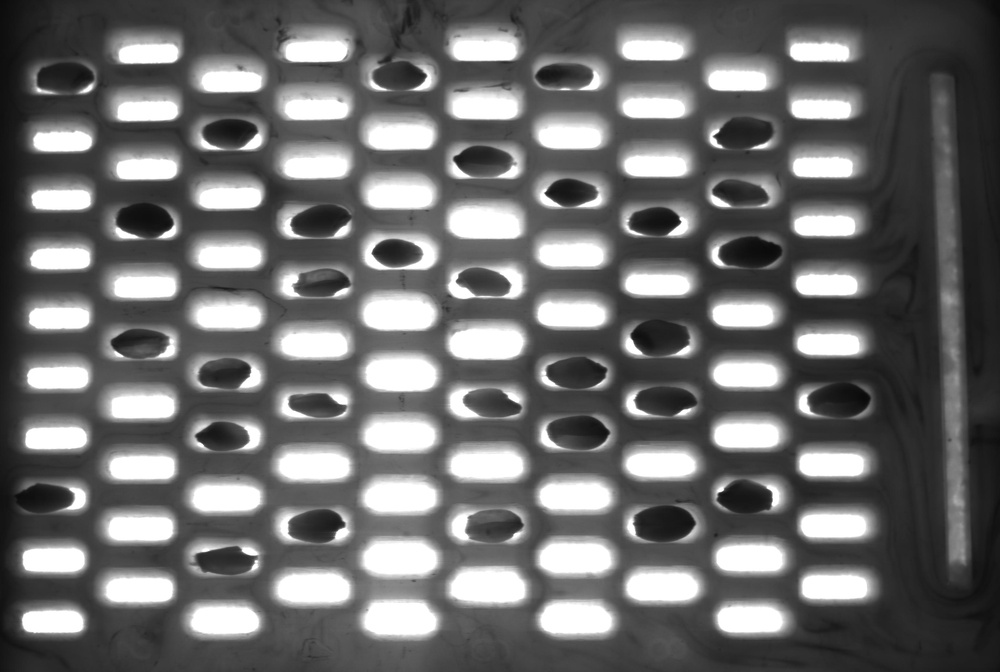
#> input picture image670.jpg, 1000 x 672 px, shrunk from 3096 x 2080 before the run
$ python -i compute_mask_metrics.py   (imports and definitions only)
#> lines starting #> are read from the running program, lines starting #| are printed output that depends on the picture; after the words box and inside, x2 and y2 are one past the last pixel; in counts of white or black regions, pixels touching at a corner belong together
from __future__ import annotations

from dataclasses import dataclass
from pathlib import Path
from typing import Optional, Tuple

import cv2
import numpy as np


@dataclass
class ShapeMetrics:
    area_px2: float
    perimeter_px: float
    length_px: float
    width_px: float
    farthest_points_xy: Tuple[Tuple[float, float], Tuple[float, float]]  # (A, B)
    width_points_xy: Tuple[Tuple[float, float], Tuple[float, float]]    # (W1, W2)
    center_xy: Tuple[float, float]


def _load_binary_mask(mask_path: str | Path, threshold: int = 127) -> np.ndarray:
#> called with mask_path = 'image670.jpg', threshold = 127
    mask_path = Path(mask_path)
    m = cv2.imread(str(mask_path), cv2.IMREAD_GRAYSCALE)
#> m is the input picture: shape (672, 1000); min 9, max 255, mean 108.8
    if m is None:
        raise FileNotFoundError(f"Could not read mask: {mask_path}")
    _, bw = cv2.threshold(m, threshold, 255, cv2.THRESH_BINARY)
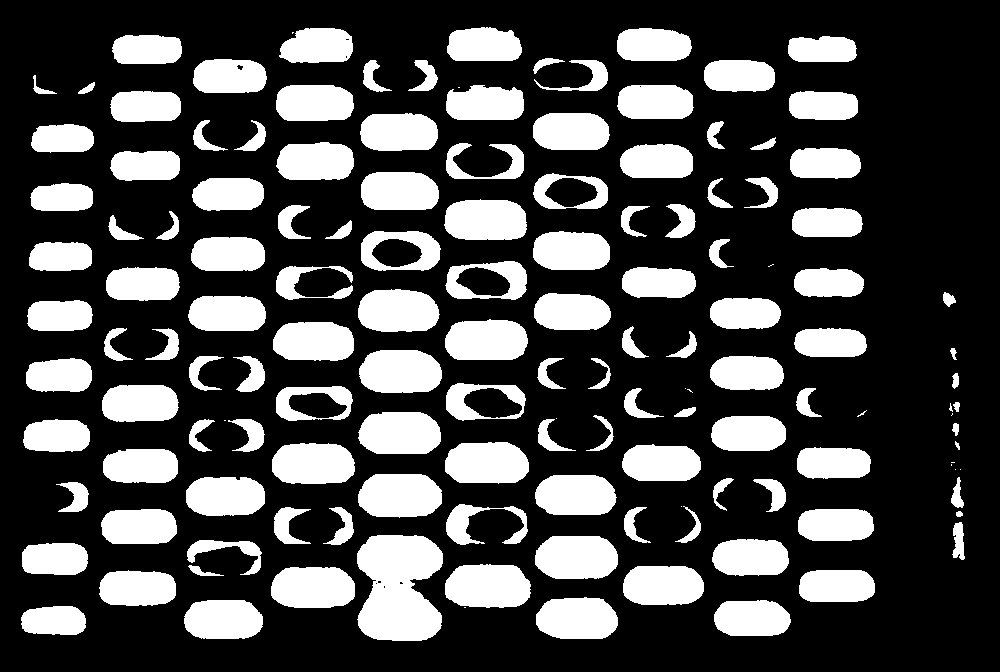
#> bw: shape (672, 1000); 28.5% white; 144 white regions (16 under 20 px)
    return bw


def _largest_external_contour(binary_mask: np.ndarray) -> np.ndarray:
    contours, _ = cv2.findContours(binary_mask, cv2.RETR_EXTERNAL, cv2.CHAIN_APPROX_NONE)
#> contours = 144 contours, 17 with area under 20; largest, box (x1, y1, x2, y2) and area: (357, 535, 443, 641) 7081, (445, 564, 531, 608) 3088, (358, 474, 442, 518) 3029, (535, 536, 618, 579) 2988, (359, 350, 442, 393) 2964
    if not contours:
        raise ValueError("No contours found in mask.")
    return max(contours, key=cv2.contourArea)  # (N,1,2)


def _farthest_pair_bruteforce(points_xy: np.ndarray) -> Tuple[np.ndarray, np.ndarray, float]:
    """
    points_xy: (M,2) float array
    Returns: (A, B, max_dist)
    """
    if len(points_xy) < 2:
        raise ValueError("Need at least 2 points to compute farthest pair.")

    # Brute force on hull points (usually small). O(M^2).
    diffs = points_xy[:, None, :] - points_xy[None, :, :]
    d2 = np.sum(diffs * diffs, axis=2)  # (M,M)
    i, j = np.unravel_index(np.argmax(d2), d2.shape)
    A = points_xy[i].copy()
    B = points_xy[j].copy()
    return A, B, float(np.sqrt(d2[i, j]))


def _point_in_mask(mask: np.ndarray, x: float, y: float) -> bool:
    h, w = mask.shape[:2]
    xi, yi = int(round(x)), int(round(y))
    if xi < 0 or xi >= w or yi < 0 or yi >= h:
        return False
    return mask[yi, xi] > 0


def _nearest_contour_point(contour_xy: np.ndarray, target_xy: np.ndarray) -> np.ndarray:
    # contour_xy: (N,2), target_xy: (2,)
    d2 = np.sum((contour_xy - target_xy[None, :]) ** 2, axis=1)
    return contour_xy[int(np.argmin(d2))].copy()


def _ray_boundary_intersection(
    mask: np.ndarray,
    start_xy: np.ndarray,
    dir_xy: np.ndarray,
    step: float = 0.5,
    max_steps: Optional[int] = None,
) -> np.ndarray:
    """
    March from start along dir until leaving the mask; return last inside point.
    Assumes start is inside; if not, will try to march until it enters then exits (still works often).
    """
    h, w = mask.shape[:2]
    if max_steps is None:
        max_steps = int(2 * np.hypot(h, w) / step) + 10

    x, y = float(start_xy[0]), float(start_xy[1])
    dx, dy = float(dir_xy[0]), float(dir_xy[1])

    last_inside = None
    inside = _point_in_mask(mask, x, y)

    for _ in range(max_steps):
        if inside:
            last_inside = (x, y)
        x += dx * step
        y += dy * step

        # If we go out of image bounds, stop
        if x < 0 or x >= w or y < 0 or y >= h:
            break

        inside = _point_in_mask(mask, x, y)

        # If we were inside and now outside, we just crossed boundary
        if last_inside is not None and not inside:
            break

    if last_inside is None:
        # Could not find an inside point along ray
        return start_xy.copy()

    return np.array(last_inside, dtype=np.float32)


def compute_mask_metrics(
    mask_path: str | Path,
    threshold: int = 127,
    pixel_size: Optional[float] = None,
) -> dict:
    """
    Computes:
      - area (px^2 or units^2)
      - perimeter (px or units)
      - length: largest distance between any two perimeter points (px or units)
      - width: at midpoint of the farthest pair, measure thickness along perpendicular ray (px or units)

    pixel_size:
      - If provided (e.g., mm per pixel), outputs additional scaled metrics.
    """
    mask = _load_binary_mask(mask_path, threshold=threshold)
    contour = _largest_external_contour(mask)
#> contour = contour of 366 points, box (x1, y1, x2, y2) (357, 535, 443, 641), area 7081

    # OpenCV contour format -> (N,2)
    contour_xy = contour.reshape(-1, 2).astype(np.float32)
#> contour_xy = 366 pairs, first value 357 to 442, second value 535 to 640

    area_px2 = float(cv2.contourArea(contour))
#> area_px2 = 7081
    perimeter_px = float(cv2.arcLength(contour, closed=True))
#> perimeter_px = 420.7

    # Use convex hull for farthest pair
    hull = cv2.convexHull(contour_xy.astype(np.float32), returnPoints=True)
#> hull = 29 rows, first 8: [416, 535], [423, 536], [427, 538], [430, 540], [434, 543], [438, 547], [441, 551], [442, 553]
    hull_xy = hull.reshape(-1, 2).astype(np.float32)
#> hull_xy = 29 pairs, first value 357 to 442, second value 535 to 640

    A, B, length_px = _farthest_pair_bruteforce(hull_xy)
#> in _farthest_pair_bruteforce, `d2 = np.sum(diffs * diffs, axis=2)`:
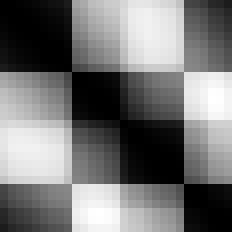
#> d2: shape (29, 29) float32 (shown 8 times larger); min 0, max 13770, mean 6316.1; drawn with min black and max white
#> in _farthest_pair_bruteforce, `i, j = np.unravel_index(np.argmax(d2), d2.shape)`: i = 12; j = 26
#> in _farthest_pair_bruteforce, `A = points_xy[i].copy()`: A = [432, 636]
#> in _farthest_pair_bruteforce, `B = points_xy[j].copy()`: B = [369, 537]
#> A = [432, 636]; B = [369, 537]; length_px = 117.3

    # Midpoint between farthest points
    C = (A + B) / 2.0
#> C = [400.5, 586.5]

    # If midpoint is not inside mask (possible for concave shapes), snap to nearest contour point
    if not _point_in_mask(mask, C[0], C[1]):
#> in _point_in_mask, `xi, yi = int(round(x)), int(round(y))`: xi = 400; yi = 586
        C = _nearest_contour_point(contour_xy, C)

    # Unit direction along length and its perpendicular
    v = (B - A).astype(np.float32)
#> v = [-63, -99]
    v_norm = float(np.hypot(v[0], v[1]))
#> v_norm = 117.3
    if v_norm < 1e-6:
        raise ValueError("Degenerate length vector (A and B too close).")
    d = v / v_norm
#> d = [-0.537, -0.844]
    p = np.array([-d[1], d[0]], dtype=np.float32)  # perpendicular
#> p = [0.844, -0.537]

    # Intersections of perpendicular line through C with the object boundary
    W1 = _ray_boundary_intersection(mask, C, +p, step=0.5)
#> in _ray_boundary_intersection, `x, y = float(start_xy[0]), float(start_xy[1])`: x = 400.5; y = 586.5
#> in _ray_boundary_intersection, `dx, dy = float(dir_xy[0]), float(dir_xy[1])`: dx = 0.844; dy = -0.537
#> in _ray_boundary_intersection, `inside = _point_in_mask(mask, x, y)`: inside = True
#> the loop in _ray_boundary_intersection, `for _ in range(max_steps):` made 23 passes
#> (last_inside, x, y, xi in _point_in_mask, yi in _point_in_mask, inside) on passes 1 to 12: ((400.5, 586.5), 400.9, 586.2, 401, 586, True), ((400.9, 586.2), 401.3, 586, 401, 586, True), ((401.3, 586), 401.8, 585.7, 402, 586, True), ((401.8, 585.7), 402.2, 585.4, 402, 585, True), ((402.2, 585.4), 402.6, 585.2, 403, 585, True), ((402.6, 585.2), 403, 584.9, 403, 585, True), ((403, 584.9), 403.5, 584.6, 403, 585, True), ((403.5, 584.6), 403.9, 584.4, 404, 584, True), ((403.9, 584.4), 404.3, 584.1, 404, 584, True), ((404.3, 584.1), 404.7, 583.8, 405, 584, True), ((404.7, 583.8), 405.1, 583.5, 405, 584, True), ((405.1, 583.5), 405.6, 583.3, 406, 583, True)
#> (x, y, xi in _point_in_mask, yi in _point_in_mask, inside) on pass 14: (406.4, 582.7, 406, 583, True)
#> after the loop in _ray_boundary_intersection, `for _ in range(max_steps):`: x = 410.2; y = 580.3
#> W1 = [409.8, 580.6]
    W2 = _ray_boundary_intersection(mask, C, -p, step=0.5)
#> the loop in _ray_boundary_intersection (call 2), `for _ in range(max_steps):` made 100 passes
#> (last_inside, x, y, xi in _point_in_mask, yi in _point_in_mask) on passes 1 to 12: ((400.5, 586.5), 400.1, 586.8, 400, 587), ((400.1, 586.8), 399.7, 587, 400, 587), ((399.7, 587), 399.2, 587.3, 399, 587), ((399.2, 587.3), 398.8, 587.6, 399, 588), ((398.8, 587.6), 398.4, 587.8, 398, 588), ((398.4, 587.8), 398, 588.1, 398, 588), ((398, 588.1), 397.5, 588.4, 398, 588), ((397.5, 588.4), 397.1, 588.6, 397, 589), ((397.1, 588.6), 396.7, 588.9, 397, 589), ((396.7, 588.9), 396.3, 589.2, 396, 589), ((396.3, 589.2), 395.9, 589.5, 396, 589), ((395.9, 589.5), 395.4, 589.7, 395, 590)
#> (x, y, xi in _point_in_mask, yi in _point_in_mask) on passes 14, 40: (394.6, 590.3, 395, 590), (383.6, 597.2, 384, 597)
    width_px = float(np.hypot(*(W1 - W2)))

    metrics = ShapeMetrics(
        area_px2=area_px2,
        perimeter_px=perimeter_px,
        length_px=length_px,
        width_px=width_px,
        farthest_points_xy=((float(A[0]), float(A[1])), (float(B[0]), float(B[1]))),
        width_points_xy=((float(W1[0]), float(W1[1])), (float(W2[0]), float(W2[1]))),
        center_xy=(float(C[0]), float(C[1])),
    )

    out = [] # area, perimeter, length, width

    # Optional scaled metrics
    if pixel_size is not None:
        ps = float(pixel_size)
        out = [metrics.area_px2 * (ps ** 2), metrics.perimeter_px * ps, metrics.length_px * ps, metrics.width_px * ps]

    return out


# [13 lines not run here, left out]


>>> result = compute_mask_metrics('image670.jpg')
